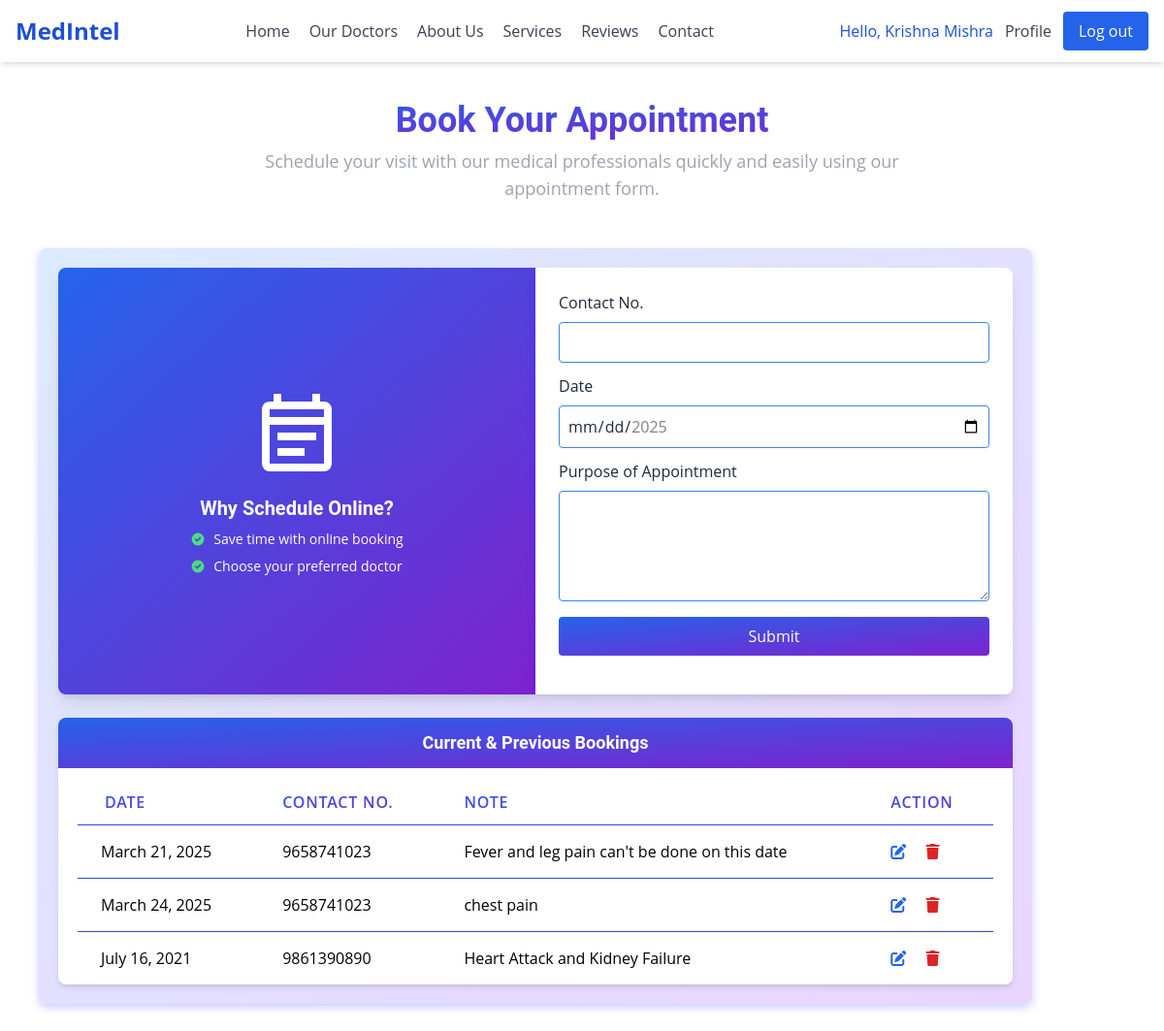
Page /appointment/12/ (signed in) on the committed database.
### main_app/models.py (models this page shows, shortened)
class Patient(models.Model):
    patient = models.OneToOneField(User,on_delete=models.CASCADE,null=True)
    date_of_birth = models.DateField()
    background_history = models.TextField(default="", blank=True)
    mobile_no = models.CharField(max_length=10, unique=True, null=True, blank=True)
    GENDER_CHOICES = [
        ('M', 'Male'),
        ('F', 'Female'),
        ('O', 'Other')
    ]
    gender = models.CharField(max_length=1, choices=GENDER_CHOICES, null=True, blank=True)
    def full_name(self):
        return f"{self.patient.first_name} {self.patient.last_name}"

class Appointment(models.Model):
    user = models.ForeignKey(User, on_delete=models.DO_NOTHING)
    doctor = models.ForeignKey(Doctor, on_delete=models.CASCADE, null=True, blank=True)  # New Field
    mobile = models.CharField(max_length=20)
    date = models.DateField()
    note = models.TextField()
    status = models.CharField(max_length=255, choices=APPOINTMENT_STATUS_OPTIONS, default="Booked")

### main_app/views.py (the view, shortened to what this page needs)
# urls.py: path('appointment/<int:doctor_id>/', views.appointment, name='appointment'),
@login_required(login_url='/accounts/signin_patient/')
def appointment(request, doctor_id):
    doctor = get_object_or_404(Doctor, id=doctor_id)
    appointments = Appointment.objects.filter(user=request.user, doctor=doctor)
    context = {
        'appointments': appointments,
        'doctor': doctor
    }
    return render(request, 'patient/appointment.html', context)

### templates/patient/appointment.html (shortened to what this page needs)
{% extends "basic.html" %}
{% load static %}
{% block extrahead %}
<script src="https://cdn.tailwindcss.com"></script>
<link rel="stylesheet" href="https://cdnjs.cloudflare.com/ajax/libs/font-awesome/6.5.1/css/all.min.css">
{% endblock extrahead %}
{% block content %}
<div class="antialiased text-gray-800 min-h-screen flex flex-col">
    <main id="main-content" class="flex-1 relative h-full">
        <div id="RolloutPageContent">
            <div class="root mx-auto px-10 py-10">
                <div class="text-center mb-12 animate__animated animate__fadeIn" style="visibility: visible;">
                    <h2 class="text-3xl md:text-4xl font-bold mb-2 bg-gradient-to-br from-blue-600 to-purple-700 text-transparent bg-clip-text">Book Your Appointment</h2>
                    <p class="text-lg text-gray-400 max-w-2xl mx-auto">Schedule your visit with our medical professionals quickly and easily using our appointment form.</p>
                </div>
                <div class="p-5 container shadow-[0_4px_10px_rgba(0,0,255,0.2)] rounded-lg bg-gradient-to-br from-blue-100 to-purple-200">
                    <div class="mx-auto rounded-lg shadow-lg overflow-hidden mb-6">
                        <div class="md:flex">
                            <div class="md:w-1/2 bg-gradient-to-br from-blue-600 to-purple-700 shadow-[0_4px_10px_rgba(0,0,255,0.2)] p-8 flex items-center justify-center">
                                <div class="text-center animate__animated animate__fadeInLeft animate__fadeIn text-white" style="visibility: visible;">
                                    <svg class="w-24 h-24 mx-auto mb-4" fill="currentColor" xmlns="http://www.w3.org/2000/svg" viewBox="0 0 24 24">
                                        <path d="M19 4h-1V2h-2v2H8V2H6v2H5c-1.11 0-2 .89-2 2v14a2 2 0 002 2h14a2 2 0 002-2V6a2 2 0 00-2-2zm0 16H5V10h14v10zM5 8V6h14v2H5zm2 4h10v2H7v-2zm0 4h7v2H7v-2z"></path>
                                    </svg>
                                    <h3 class="text-xl font-bold mb-2">Why Schedule Online?</h3>
                                    <ul class="text-left text-sm space-y-2">
                                        <li class="flex items-center">
                                        <svg class="w-4 h-4 mr-2 text-green-400" fill="currentColor" viewBox="0 0 20 20" xmlns="http://www.w3.org/2000/svg">
                                            <path fill-rule="evenodd" d="M10 18a8 8 0 100-16 8 8 0 000 16zm3.707-9.293a1 1 0 00-1.414-1.414L9 10.586 7.707 9.293a1 1 0 00-1.414 1.414l2 2a1 1 0 001.414 0l4-4z" clip-rule="evenodd"></path>
                                        </svg>
                                        Save time with online booking
                                        </li>
                                        <li class="flex items-center">
                                        <svg class="w-4 h-4 mr-2 text-green-400" fill="currentColor" viewBox="0 0 20 20" xmlns="http://www.w3.org/2000/svg">
                                            <path fill-rule="evenodd" d="M10 18a8 8 0 100-16 8 8 0 000 16zm3.707-9.293a1 1 0 00-1.414-1.414L9 10.586 7.707 9.293a1 1 0 00-1.414 1.414l2 2a1 1 0 001.414 0l4-4z" clip-rule="evenodd"></path>
                                        </svg>
                                        Choose your preferred doctor
                                        </li>
                                    </ul>
                                </div>
                            </div>
                            <div class="md:w-1/2 bg-white p-6 shadow-[0_4px_10px_rgba(0,0,255,0.2)]">
                                <form action="{% url 'appointment' doctor.id %}" method="post" onsubmit="return validateAppointment(event)">
                                    <label class="block mb-2">Contact No.</label>
                                    <input type="text" name="mobile" class="w-full p-2 border border-blue-500 rounded" id="mobile">
                                    <label class="block mt-3 mb-2">Date</label>
                                    <input type="date" name="date" class="w-full p-2 border border-blue-500 rounded" id="date">
                                    <label class="block mt-3 mb-2">Purpose of Appointment</label>
                                    <textarea rows="4" class="w-full p-2 border border-blue-500 rounded" name="note" id="note"></textarea>
                                    <button type="submit" class="bg-gradient-to-br from-blue-600 to-purple-700 mt-4 w-full bg-blue-600 text-white p-2 rounded">Submit</button>
                                </form>
                            </div>
                        </div>
                    </div>
                    <div class="rounded-lg shadow-md bg-white">
                        <div class="bg-gradient-to-br from-blue-600 to-purple-700 text-center rounded-t-lg">
                            <h3 class="text-lg py-3 font-semibold mb-3 text-white">Current &amp; Previous Bookings</h3>
                        </div>
                        <div class="px-5 overflow-auto">
                            {% if appointments %}
                                <table class="min-w-full divide-y divide-blue-700">
                                    <thead>
                                        <tr>
                                            <th scope="col" class="px-7 py-3 text-left font-semibold uppercase tracking-wider bg-gradient-to-br from-blue-600 to-purple-700 text-transparent bg-clip-text">Date</th>
                                            <th scope="col" class="px-6 py-3 text-left font-semibold uppercase tracking-wider bg-gradient-to-br from-blue-600 to-purple-700 text-transparent bg-clip-text">Contact No.</th>
                                            <th scope="col" class="px-6 py-3 text-left font-semibold uppercase tracking-wider bg-gradient-to-br from-blue-600 to-purple-700 text-transparent bg-clip-text">Note</th>
                                            <th scope="col" class="px-6 py-3 text-left font-semibold uppercase tracking-wider bg-gradient-to-br from-blue-600 to-purple-700 text-transparent bg-clip-text">Action</th>
                                        </tr>
                                    </thead>
                                    <tbody class="divide-y divide-blue-700">
                                        {% for app in appointments %}
                                            <tr>
                                                <td class="px-6 py-4 whitespace-nowrap">{{ app.date }}</td>
                                                <td class="px-6 py-4 whitespace-nowrap">{{ app.mobile }}</td>
                                                <td class="px-6 py-4 whitespace-nowrap">{{ app.note }}</td>
                                                <td class="px-6 py-4 whitespace-nowrap">
                                                    <a href="{% url 'update_appointment' app.id %}" class="text-blue-600"><i class="fa-solid fa-pen-to-square me-2"></i></a>
                                                    <a href="{% url 'delete_appointment' app.id %}" class="text-red-600 ml-2" onclick=" return confirmDelete(event)"><i class="fa-solid fa-trash"></i></a>
                                                </td>
                                            </tr>
                                        {% endfor %}
                                    </tbody>
                                </table>
                            {% else %}
                                <p class="px-7 py-3 text-left font-semibold uppercase tracking-wider text-red-500">No appointment to show.</p>
                            {% endif %}
                        </div>
                    </div>
                </div>
            </div>
        </div>
    </main>
</div>
{% endblock content %}

### templates/basic.html (shortened to what this page needs)
{% load static %}
<html lang="en">
<head>
      <script src="https://cdn.tailwindcss.com"></script>
      <link rel="stylesheet" href="https://cdnjs.cloudflare.com/ajax/libs/font-awesome/6.5.1/css/all.min.css"
 />
    {% block extrahead %}{% endblock extrahead %}
</head>
<body>
    <header id="header" class="bg-white dark:bg-neutral-900 shadow-md sticky top-0 z-50">
        <nav class="mx-auto px-4 py-3">
            <div class="flex justify-between items-center">
                <div class="flex items-center">
                    <a href="#hero" class="text-2xl font-bold text-blue-700 dark:text-blue-400">
                        MedIntel
                    </a>
                </div>
                <div class="hidden md:flex space-x-5">
                    <a href="{% url 'home' %}#hero" class="text-gray-700 hover:text-blue-600 dark:text-gray-300 dark:hover:text-blue-400 transition duration-300">Home</a>
                    <a href="{% url 'our_docts' %}" class="text-gray-700 hover:text-blue-600 dark:text-gray-300 dark:hover:text-blue-400 transition duration-300">Our Doctors</a>
                    <a href="{% url 'home' %}#about" class="text-gray-700 hover:text-blue-600 dark:text-gray-300 dark:hover:text-blue-400 transition duration-300">About Us</a>
                    <a href="{% url 'home' %}#services" class="text-gray-700 hover:text-blue-600 dark:text-gray-300 dark:hover:text-blue-400 transition duration-300">Services</a>
                    <a href="{% url 'home' %}#user-reviews" class="text-gray-700 hover:text-blue-600 dark:text-gray-300 dark:hover:text-blue-400 transition duration-300">Reviews</a>
                    <a href="{% url 'home' %}#contact" class="text-gray-700 hover:text-blue-600 dark:text-gray-300 dark:hover:text-blue-400 transition duration-300">Contact</a>
                </div>
                <div class="hidden md:flex items-center space-x-3">
                    {% if user.is_authenticated %}
                        {% if user.patient %}
                            <span class="text-blue-700 dark:text-blue-400 font-medium">Hello, {{ user.patient.full_name }}</span>
                            <a href="{% url "patient_ui" %}" class="text-gray-700 hover:text-blue-600 dark:text-gray-300 dark:hover:text-blue-400 transition duration-300">Profile</a>
                        {% endif %}
                        <button onclick="openModal()" class="bg-blue-600 text-white px-4 py-2 rounded">Log out</button>
                    {% endif %}
                </div>
            </div>
        </nav>
    </header>
    <div class="container-fluid pgcontent">
        {% block content %}{% endblock content %}
    </div>
</body>
</html>

### templates/basic.html (style rules this page uses)
h1, h2, h3, h4, h5, h6 { font-family: Roboto, sans-serif, Inter, system-ui, sans-serif; }
body { font-family: Open Sans, sans-serif, Inter, system-ui, sans-serif; scroll-behavior: smooth; }
html { scroll-behavior: smooth; }

### rows in the picture
Appointment: date "March 21, 2025", mobile "9658741023", note "Fever and leg pain can't be done on this date"
Appointment: date "March 24, 2025", mobile "9658741023", note "chest pain"
Appointment: date "July 16, 2021", mobile "9861390890", note "Heart Attack and Kidney Failure"

### other values in the picture
{{ user.patient.full_name }} "Krishna Mishra"
